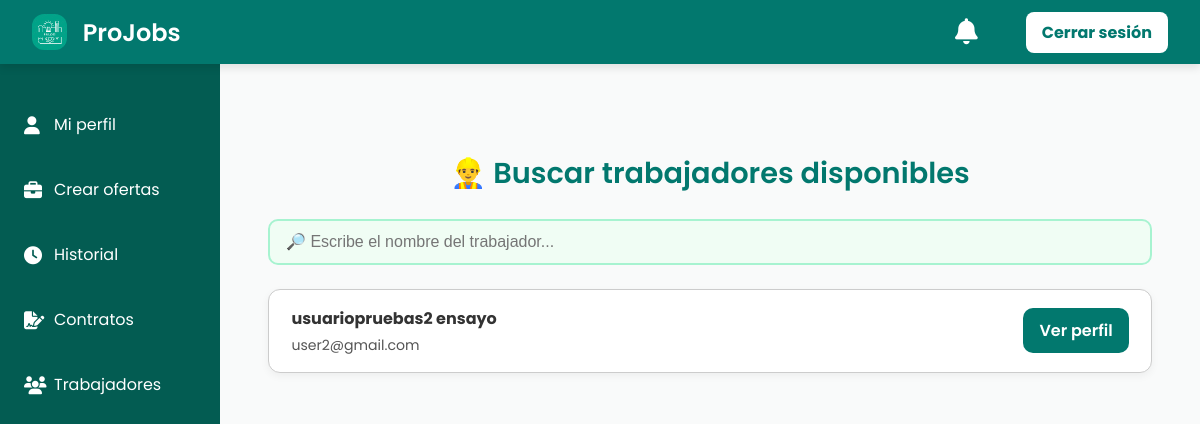
Page /trabajadores/ (signed in) on the earlier database version.
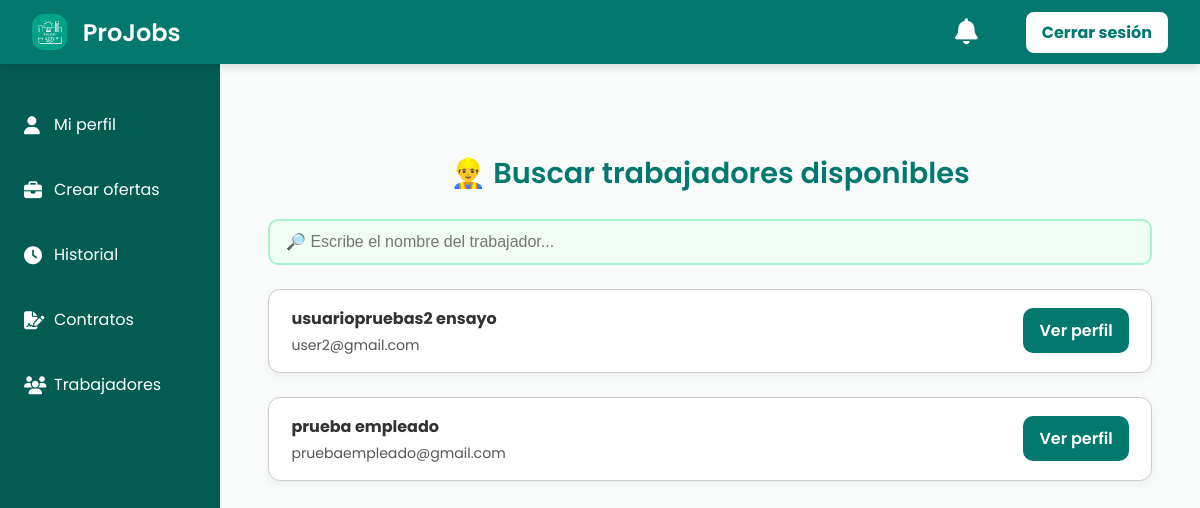
Same page on the later database version.
### projobs/models.py (models this page shows, shortened)
class Usuario(models.Model):
    nombre = models.CharField(max_length=100)
    apellido = models.CharField(max_length=100)
    correo = models.EmailField(unique=True)
    password = models.CharField(max_length=254)
    ROLES = (
        (1, "Admin"),
        (2, "Cliente"),
        (3, "Trabajador"),
    )
    rol = models.IntegerField(choices=ROLES, default=2)
    foto = models.ImageField(upload_to='fotos_perfil/', blank=True, null=True)
    token_recuperacion = models.CharField(max_length=255, null=True, blank=True)  # <-- NUEVO CAMPO

### projobs/views.py (the view)
# urls.py: path('trabajadores/', views.ver_trabajadores, name='ver_trabajadores'),
@require_GET
def ver_trabajadores(request):
    usuario = get_object_or_404(Usuario, id=request.session.get('usuario_id'))
    if usuario.rol != 2:
        return redirect('perfilusuario')
    query = request.GET.get("q", "")
    trabajadores = Usuario.objects.filter(rol=3)
    if query:
        trabajadores = trabajadores.filter(
            Q(nombre__icontains=query) | Q(apellido__icontains=query)
        )
    return render(request, "clientes/ver_trabajadores.html", {
        "usuario": usuario,
        "trabajadores": trabajadores,
        "q": query
    })

### projobs/templates/clientes/ver_trabajadores.html (shortened to what this page needs)
{% extends 'baseperfil.html' %}
{% load static %}
{% block extra_css %}
<link rel="stylesheet" href="{% static 'css/ver_trabajadores.css' %}">
{% endblock %}
{% block content %}
<div class="trabajadores-container">
  <h2 class="titulo-seccion">👷‍♂️ Buscar trabajadores disponibles</h2>
  <input
    type="text"
    id="buscador"
    placeholder="🔎 Escribe el nombre del trabajador..."
    value="{{ q }}"
  />
  <div id="lista-trabajadores">
    {% if trabajadores %}
      {% for t in trabajadores %}
        <div class="card-trabajador">
          <div class="info-trabajador">
            <strong>{{ t.nombre }} {{ t.apellido }}</strong><br>
            <span class="correo">{{ t.correo }}</span>
          </div>
          <a href="{% url 'perfil_trabajador_detalle' t.id %}" class="btn-ver">Ver perfil</a>
        </div>
      {% endfor %}
    {% else %}
      <p>No se encontraron trabajadores.</p>
    {% endif %}
  </div>
</div>
{% endblock %}

Differences in the rows shown:
added Usuario: nombre "prueba", apellido "empleado", correo "pruebaempleado@gmail.com"
